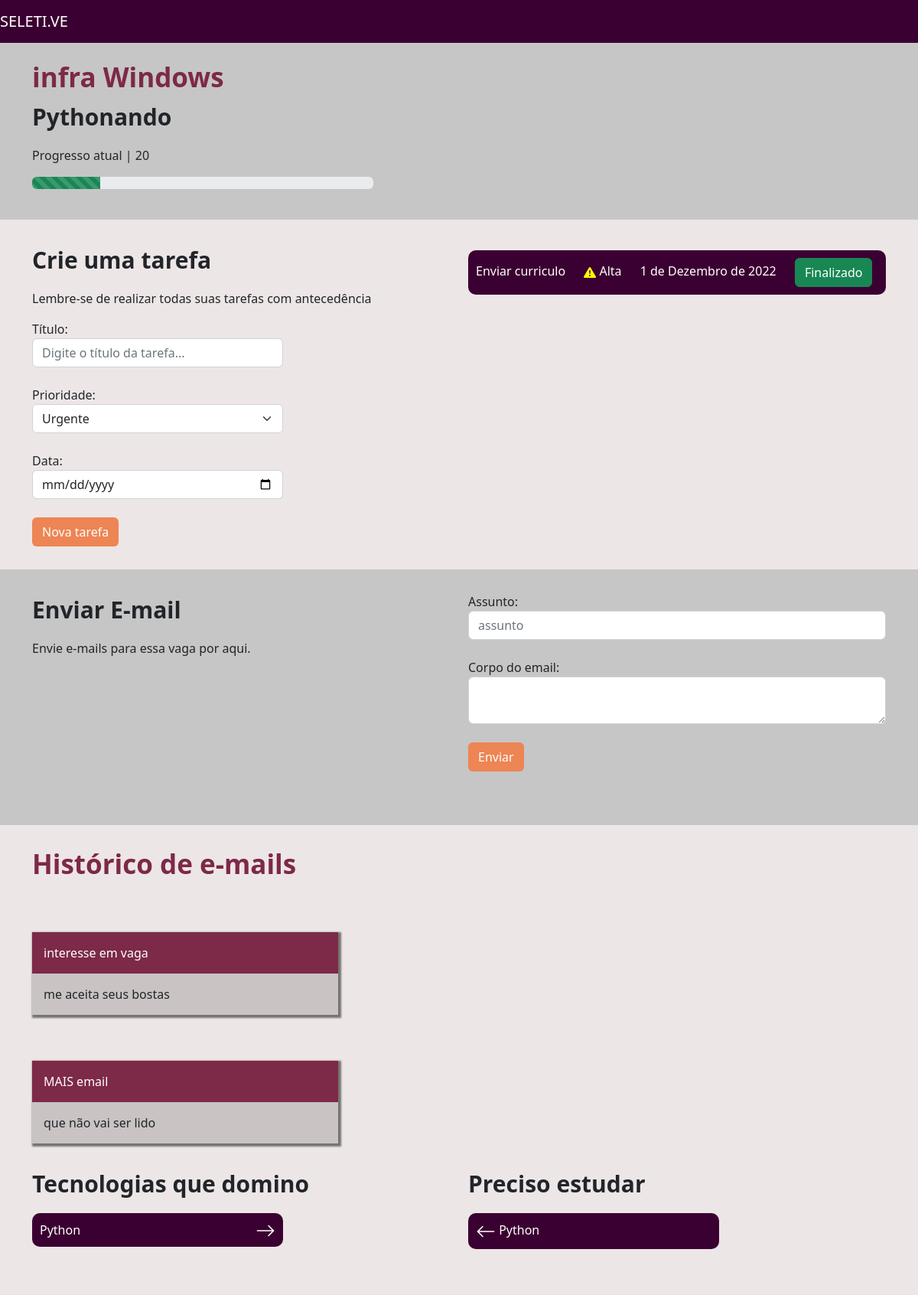
The page /vagas/vaga/5/ on the database its author committed.
### empresa/models.py (models this page shows, shortened)
class Vagas(models.Model):
    choices_experiencia = (
        ('J', 'Júnior'),
        ('P', 'Pleno'),
        ('S', 'Sênior')
    )
    choices_status = (
        ('I', 'Interesse'),
        ('C', 'Currículo enviado'),
        ('E', 'Entrevista'),
        ('D', 'Desafio técnico'),
        ('F', 'Finalizado')
    )
    empresa = models.ForeignKey(Empresa, null=True, on_delete=models.SET_NULL)
    titulo = models.CharField(max_length=30)
    nivel_experiencia = models.CharField(max_length=2, choices=choices_experiencia)
    data_final = models.DateField()
    email = models.EmailField(null=True)
    status = models.CharField(max_length=30, choices=choices_status)
    tecnologias_dominadas = models.ManyToManyField(Tecnologias)
    tecnologias_estudar = models.ManyToManyField(Tecnologias, related_name='estudar')
    def progresso(self):
        x = [((i+1)*20,j[0]) for i, j in enumerate(self.choices_status)]
        x = list(filter(lambda x: x[1] == self.status, x))[0][0]
        print(x)
        return x

class Empresa(models.Model):
    choices_nichos_mercado = (
        ('M', 'Marketing'),
        ('N', 'Nutrição'),
        ('D', 'Desing'),
    )
    logo = models.ImageField(upload_to='logo_empresa', null=True)
    nome = models.CharField(max_length=30)
    email = models.EmailField()
    cidade = models.CharField(max_length=30)
    tecnologia = models.ManyToManyField(Tecnologias)
    endereco = models.CharField(max_length=30)
    caracteristica_empresa = models.TextField()
    nicho_mercado = models.CharField(max_length=3, choices=choices_nichos_mercado)
    def __str__(self):
        return self.nome

### vagas/models.py (models this page shows, shortened)
class Tarefa(models.Model):
    choices_prioridades = (
        ('A', 'Alta'),
        ('B', 'Baixa'),
        ('U', 'Urgente'),
    )
    vaga = models.ForeignKey(Vagas, on_delete=models.CASCADE)
    titulo = models.CharField(max_length=30)
    prioridade = models.CharField(max_length=1, choices=choices_prioridades)
    data = models.DateField()
    realizada = models.BooleanField(default=False)
    def icon(self):
        if self.prioridade == 'A':
            classe = 'prioridade-amarelo'
        elif self.prioridade == 'B':
            classe = 'prioridade-verde'
        elif self.prioridade == 'U':
            classe = 'prioridade-vermelho'
        icon = f'''<svg class="{classe}" xmlns="http://www.w3.org/2000/svg" width="16" height="16" fill="currentColor" class="bi bi-exclamation-triangle-fill" viewBox="0 0 16 16">
                        '<path d="M8.982 1.566a1.13 1.13 0 0 0-1.96 0L.165 13.233c-.457.778.091 1.767.98 1.767h13.713c.889 0 1.438-.99.98-1.767L8.982 1.566zM8 5c.535 0 .954.462.9.995l-.35 3.507a.552.552 0 0 1-1.1 0L7.1 5.995A.905.905 0 0 1 8 5zm.002 6a1 1 0 1 1 0 2 1 1 0 0 1 0-2z"/>
                    </svg>'''
        return mark_safe(icon)

class Emails(models.Model):
    vaga = models.ForeignKey(Vagas, on_delete=models.DO_NOTHING)
    assunto = models.CharField(max_length=100)
    corpo = models.TextField()
    enviado = models.BooleanField()

### vagas/views.py (the view)
# urls.py: path('vaga/<int:id>/', views.vaga, name='vaga'),
def vaga(request, id):
    vaga = get_object_or_404(Vagas, id=id)
    tarefas = Tarefa.objects.filter(vaga=vaga).filter(realizada=False)
    emails = Emails.objects.filter(vaga=vaga)
    return render(request, 'vaga.html', {'vaga': vaga, 'tarefas': tarefas, 'emails': emails})

### vagas/templates/vaga.html (shortened to what this page needs)
{% extends 'base.html' %}
{% load static %}
{% block 'head' %}
    <link rel="stylesheet" href="{% static 'vaga/css/vaga.css' %}">
{% endblock %}
{% block 'body' %}
    <div class="container">
        <br>
        <h3 class="titulo">{{vaga.titulo}}</h3>
        <p class="titulo2">{{vaga.empresa}}</p>
        <p>Progresso atual | {{vaga.progresso}}</p>
        <div style="width: 40%" class="progress">
            <div class="progress-bar progress-bar-striped bg-success" role="progressbar" style="width: {{vaga.progresso}}%" aria-valuenow="25" aria-valuemin="0" aria-valuemax="100"></div>
        </div>
    </div>
    <div class="bg2">
        <div class="container">
            <div class="row">
                <div class="col-md">
                    <p class="titulo2">Crie uma tarefa</p>
                    <p>Lembre-se de realizar todas suas tarefas com antecedência</p>
                    <form action="{% url 'nova_tarefa' vaga.id %}" method="POST"> {% csrf_token %}
                        <label>Título:</label>
                        <input name="titulo" type="text" class="form-control input-tarefa" placeholder="Digite o título da tarefa...">
                        <br>
                        <label>Prioridade:</label>
                        <select name="prioridade" class="form-select input-tarefa">
                            <option value="U">Urgente</option>
                        </select>
                        <br>
                        <label>Data:</label>
                        <input name="data" type="date" class="form-control input-tarefa" placeholder="">
                        <br>
                        <input type="submit" value="Nova tarefa" class="btn btn-orange">
                    </form>
                </div>
                <div class="col-md">
                    {% for tarefa in tarefas %}
                        <div class="li-tarefa">
                            <label>{{tarefa.titulo}}</label>
                            <label class="prioridade-bloco">
                                {{tarefa.icon}}
                                {{tarefa.get_prioridade_display}}
                            </label>
                            <label class="prioridade-bloco">
                                {{tarefa.data}}
                            </label>
                            <label class="prioridade-bloco">
                                <a href="{% url 'realizar_tarefa' tarefa.id %}" class="btn btn-success">Finalizado</a>
                            </label>
                        </div>
                    {% endfor %}
                </div>
            </div>
        </div>
    </div>
    <div class="container bg3">
        <div class="row">
            <div class="col-md">
                <p class="titulo2">Enviar E-mail</p>
                <p>Envie e-mails para essa vaga por aqui.</p>
            </div>
            <div class="col-md">
                <form action="{% url 'envia_email' vaga.id%}" method="POST"> {% csrf_token %}
                    <label>Assunto:</label>
                    <input name="assunto" type="text" class="form-control" placeholder="assunto">
                    <br>
                    <label>Corpo do email:</label>
                    <textarea name="corpo" class="form-control"></textarea>
                    <br>
                    <input type="submit" class="btn btn-orange" value="Enviar">
                </form>
            </div>
        </div>
    </div>
    <div class="bg2">
        <div class="container">
            <div class="row">
                <h3 class="titulo">Histórico de e-mails</h3>
                    {% for email in emails %}
                        <div class="col-md">
                            <div class="box-email">
                                <div class="header-email">
                                    {{email.assunto}}
                                </div>
                                <div class="body-email">
                                    {{email.corpo}}
                                </div>
                            </div>
                    {% endfor %}
                    </div>
            </div>
        </div>
    </div>
    <div class="container bg3">
        <div class="row">
            <div class="col-md">
                <p class="titulo2">Tecnologias que domino</p>
                <div class="li-tech">
                    Python
                </div>
            </div>
            <div class="col-md">
                <p class="titulo2">Preciso estudar</p>
                <div class="li-tech">
                    <svg xmlns="http://www.w3.org/2000/svg" width="26" height="26" fill="currentColor" class="bi bi-arrow-left" viewBox="0 0 16 16">
                        <path fill-rule="evenodd" d="M15 8a.5.5 0 0 0-.5-.5H2.707l3.147-3.146a.5.5 0 1 0-.708-.708l-4 4a.5.5 0 0 0 0 .708l4 4a.5.5 0 0 0 .708-.708L2.707 8.5H14.5A.5.5 0 0 0 15 8z"/>
                    </svg>
                    Python
                </div>
            </div>
        </div>
    </div>
{% endblock %}

### templates/static/base/css/base.css (style rules this page uses)
body { background-color: #C6C6C6 !important; }

### templates/static/vaga/css/vaga.css (style rules this page uses)
.titulo { color: #7D2948; font-weight: bold; font-size: 35px; }
.titulo2 { font-weight: bold; font-size: 30px; }
.bg2 { background-color: #EDE6E6; margin-top: 40px; padding-top: 30px; padding-bottom: 30px; }
.input-tarefa { width: 60%; }
.btn-orange { background-color: #ED8554; color: white; }
.li-tarefa { background-color: #3B0032; padding: 10px; color:white; border-radius: 10px; margin-top: 10px; }
.li-tech { background-color: #3B0032; padding: 10px; color:white; border-radius: 10px; margin-top: 10px; width: 60%; }
.arrow-right { float: right; }
.prioridade-bloco { margin-left: 20px; }
.prioridade-amarelo { color: yellow; }
.bg3 { padding-top: 30px; padding-bottom: 30px; }
.box-email { width: 400px; margin-top: 60px; background-color: #C9C3C3; box-shadow: 2px 2px 2px 2px rgba(0,0,0,.5); }
.header-email { background-color: #7D2948; padding: 15px; color: white }
.body-email { padding: 15px; }

### rows shown on the page
Vagas: titulo "infra Windows", empresa "Pythonando", progresso "20"
Tarefa: titulo "Enviar curriculo", prioridade "Alta", data "1 de Dezembro de 2022"
Emails: assunto "interesse em vaga", corpo "me aceita seus bostas"
Emails: assunto "MAIS email", corpo "que não vai ser lido"
